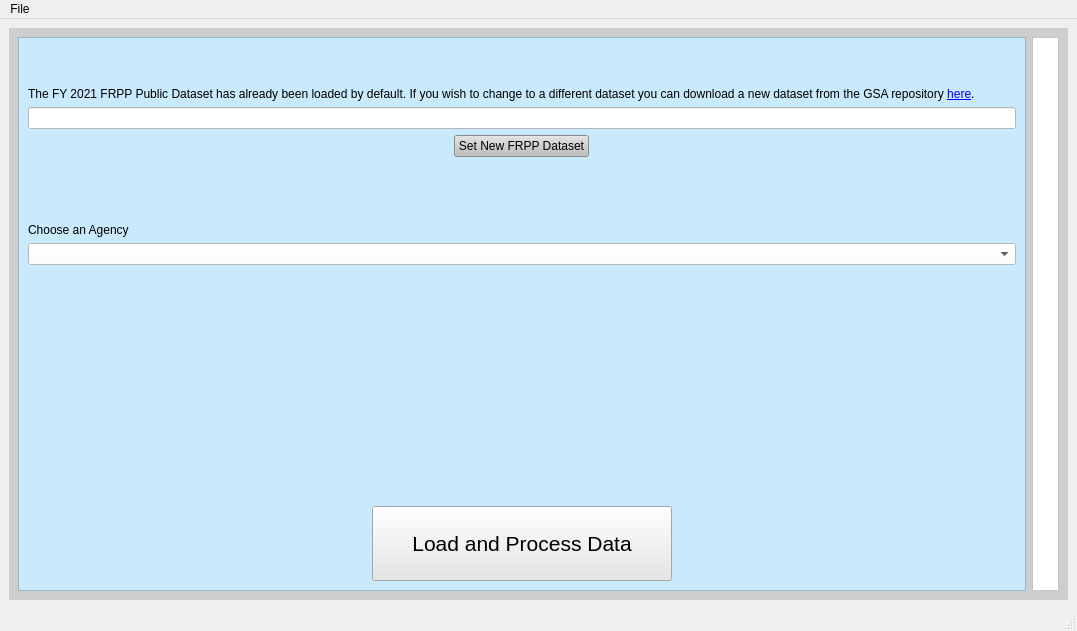
<?xml version="1.0" encoding="UTF-8"?>
<ui version="4.0">
 <class>MainWindow</class>
 <widget class="QMainWindow" name="MainWindow">
  <property name="geometry">
   <rect>
    <x>0</x>
    <y>0</y>
    <width>1077</width>
    <height>631</height>
   </rect>
  </property>
  <property name="windowTitle">
   <string>CFE Energy Model</string>
  </property>
  <widget class="QWidget" name="centralwidget">
   <layout class="QVBoxLayout" name="verticalLayout">
    <item>
     <widget class="QStackedWidget" name="stackedWidget">
      <property name="styleSheet">
       <string notr="true">background-color: rgb(206, 206, 206);</string>
      </property>
      <property name="currentIndex">
       <number>0</number>
      </property>
      <widget class="QWidget" name="landing_page">
       <layout class="QHBoxLayout" name="horizontalLayout">
        <item>
         <widget class="QFrame" name="lp_data_frame">
          <property name="styleSheet">
           <string notr="true">font: 12pt &quot;Segoe UI&quot;;
background-color: rgb(201, 234, 252);</string>
          </property>
          <property name="frameShape">
           <enum>QFrame::StyledPanel</enum>
          </property>
          <property name="frameShadow">
           <enum>QFrame::Raised</enum>
          </property>
          <layout class="QVBoxLayout" name="verticalLayout_3">
           <item>
            <layout class="QVBoxLayout" name="verticalLayout_2">
             <item>
              <spacer name="verticalSpacer_3">
               <property name="orientation">
                <enum>Qt::Vertical</enum>
               </property>
               <property name="sizeType">
                <enum>QSizePolicy::Fixed</enum>
               </property>
               <property name="sizeHint" stdset="0">
                <size>
                 <width>20</width>
                 <height>40</height>
                </size>
               </property>
              </spacer>
             </item>
             <item>
              <widget class="QLabel" name="frpp_label">
               <property name="styleSheet">
                <string notr="true"/>
               </property>
               <property name="text">
                <string>&lt;html&gt;&lt;head/&gt;&lt;body&gt;&lt;p&gt;The FY 2021 FRPP Public Dataset has already been loaded by default. If you wish to change to a different dataset you can download a new dataset from the GSA repository &lt;a href=&quot;https://catalog.data.gov/dataset/?tags=frpp&quot;&gt;&lt;span style=&quot; text-decoration: underline; color:#0000ff;&quot;&gt;here&lt;/span&gt;&lt;/a&gt;.&lt;/p&gt;&lt;/body&gt;&lt;/html&gt;</string>
               </property>
               <property name="wordWrap">
                <bool>true</bool>
               </property>
               <property name="openExternalLinks">
                <bool>true</bool>
               </property>
              </widget>
             </item>
             <item>
              <widget class="QLineEdit" name="frpp_path">
               <property name="styleSheet">
                <string notr="true">background-color: rgb(255, 255, 255);</string>
               </property>
               <property name="readOnly">
                <bool>true</bool>
               </property>
              </widget>
             </item>
             <item alignment="Qt::AlignHCenter">
              <widget class="QPushButton" name="frpp_SetNewPath_pushButton">
               <property name="maximumSize">
                <size>
                 <width>400</width>
                 <height>16777215</height>
                </size>
               </property>
               <property name="styleSheet">
                <string notr="true">background-color: rgb(191, 191, 191);</string>
               </property>
               <property name="text">
                <string>Set New FRPP Dataset</string>
               </property>
              </widget>
             </item>
             <item>
              <spacer name="verticalSpacer">
               <property name="orientation">
                <enum>Qt::Vertical</enum>
               </property>
               <property name="sizeType">
                <enum>QSizePolicy::Fixed</enum>
               </property>
               <property name="sizeHint" stdset="0">
                <size>
                 <width>20</width>
                 <height>60</height>
                </size>
               </property>
              </spacer>
             </item>
             <item>
              <widget class="QLabel" name="agency_label">
               <property name="text">
                <string>Choose an Agency</string>
               </property>
              </widget>
             </item>
             <item>
              <widget class="QComboBox" name="agency_comboBox">
               <property name="styleSheet">
                <string notr="true">background-color: rgb(255, 255, 255);</string>
               </property>
               <property name="currentText">
                <string/>
               </property>
               <item>
                <property name="text">
                 <string/>
                </property>
               </item>
               <item>
                <property name="text">
                 <string>AGRICULTURE</string>
                </property>
               </item>
               <item>
                <property name="text">
                 <string>COMMERCE</string>
                </property>
               </item>
               <item>
                <property name="text">
                 <string>CORPS OF ENGINEERS</string>
                </property>
               </item>
               <item>
                <property name="text">
                 <string>DC COURT SERVICES &amp; OFFENDER SUPERVISION AGENCY</string>
                </property>
               </item>
               <item>
                <property name="text">
                 <string>ENERGY</string>
                </property>
               </item>
               <item>
                <property name="text">
                 <string>ENVIRONMENTAL PROTECTION AGENCY</string>
                </property>
               </item>
               <item>
                <property name="text">
                 <string>EXECUTIVE OFFICE OF THE PRESIDENT</string>
                </property>
               </item>
               <item>
                <property name="text">
                 <string>FEDERAL RETIREMENT THRIFT INVESTMENT BOARD</string>
                </property>
               </item>
               <item>
                <property name="text">
                 <string>GENERAL SERVICES ADMINISTRATION</string>
                </property>
               </item>
               <item>
                <property name="text">
                 <string>HEALTH AND HUMAN SERVICES</string>
                </property>
               </item>
               <item>
                <property name="text">
                 <string>HOMELAND SECURITY</string>
                </property>
               </item>
               <item>
                <property name="text">
                 <string>INDEPENDENT GOVERNMENT OFFICES</string>
                </property>
               </item>
               <item>
                <property name="text">
                 <string>INTERIOR</string>
                </property>
               </item>
               <item>
                <property name="text">
                 <string>JUSTICE</string>
                </property>
               </item>
               <item>
                <property name="text">
                 <string>LABOR</string>
                </property>
               </item>
               <item>
                <property name="text">
                 <string>MERIT SYSTEMS PROTECTION BOARD</string>
                </property>
               </item>
               <item>
                <property name="text">
                 <string>NATIONAL AERONAUTICS AND SPACE ADMINISTRATION</string>
                </property>
               </item>
               <item>
                <property name="text">
                 <string>NATIONAL CREDIT UNION ADMINISTRATION</string>
                </property>
               </item>
               <item>
                <property name="text">
                 <string>PRETRIAL SERVICES FOR DC</string>
                </property>
               </item>
               <item>
                <property name="text">
                 <string>REGIONAL COMMISSIONS</string>
                </property>
               </item>
               <item>
                <property name="text">
                 <string>SMITHSONIAN</string>
                </property>
               </item>
               <item>
                <property name="text">
                 <string>STATE</string>
                </property>
               </item>
               <item>
                <property name="text">
                 <string>STATE (USAID)</string>
                </property>
               </item>
               <item>
                <property name="text">
                 <string>TENNESSEE VALLEY AUTHORITY</string>
                </property>
               </item>
               <item>
                <property name="text">
                 <string>TRANSPORTATION</string>
                </property>
               </item>
               <item>
                <property name="text">
                 <string>U.S. INTERNATIONAL DEVELOPMENT FINANCE CORPORATION</string>
                </property>
               </item>
               <item>
                <property name="text">
                 <string>UNITED STATES HOLOCAUST MEMORIAL MUSEUM</string>
                </property>
               </item>
               <item>
                <property name="text">
                 <string>US AGENCY FOR GLOBAL MEDIA</string>
                </property>
               </item>
               <item>
                <property name="text">
                 <string>VETERANS AFFAIRS</string>
                </property>
               </item>
              </widget>
             </item>
             <item>
              <spacer name="verticalSpacer_2">
               <property name="orientation">
                <enum>Qt::Vertical</enum>
               </property>
               <property name="sizeHint" stdset="0">
                <size>
                 <width>20</width>
                 <height>40</height>
                </size>
               </property>
              </spacer>
             </item>
             <item alignment="Qt::AlignHCenter">
              <widget class="QPushButton" name="load_frpp_pushButton">
               <property name="minimumSize">
                <size>
                 <width>300</width>
                 <height>75</height>
                </size>
               </property>
               <property name="font">
                <font>
                 <family>Segoe UI</family>
                 <pointsize>16</pointsize>
                 <italic>false</italic>
                 <bold>false</bold>
                </font>
               </property>
               <property name="styleSheet">
                <string notr="true">background-color: rgb(230, 230, 230);
font: 16pt &quot;Segoe UI&quot;;</string>
               </property>
               <property name="text">
                <string>Load and Process Data</string>
               </property>
              </widget>
             </item>
            </layout>
           </item>
          </layout>
         </widget>
        </item>
        <item>
         <widget class="QFrame" name="lp_image_frame">
          <property name="styleSheet">
           <string notr="true">background-color: rgb(255, 255, 255);</string>
          </property>
          <property name="frameShape">
           <enum>QFrame::StyledPanel</enum>
          </property>
          <property name="frameShadow">
           <enum>QFrame::Raised</enum>
          </property>
          <layout class="QVBoxLayout" name="verticalLayout_4">
           <item>
            <widget class="QLabel" name="landing_image">
             <property name="styleSheet">
              <string notr="true"/>
             </property>
             <property name="text">
              <string/>
             </property>
             <property name="pixmap">
              <pixmap resource="cfe_res.qrc">:/images/id25117_BidenEnergy500.jpg</pixmap>
             </property>
            </widget>
           </item>
          </layout>
         </widget>
        </item>
       </layout>
      </widget>
      <widget class="QWidget" name="cfe_input_page">
       <layout class="QHBoxLayout" name="horizontalLayout_2">
        <item>
         <widget class="QFrame" name="cfe_inp_frame">
          <property name="sizePolicy">
           <sizepolicy hsizetype="Minimum" vsizetype="Preferred">
            <horstretch>0</horstretch>
            <verstretch>0</verstretch>
           </sizepolicy>
          </property>
          <property name="maximumSize">
           <size>
            <width>425</width>
            <height>16777215</height>
           </size>
          </property>
          <property name="styleSheet">
           <string notr="true">font: 12pt &quot;Segoe UI&quot;;background-color: rgb(201, 234, 252);</string>
          </property>
          <property name="frameShape">
           <enum>QFrame::StyledPanel</enum>
          </property>
          <property name="frameShadow">
           <enum>QFrame::Raised</enum>
          </property>
          <layout class="QVBoxLayout" name="verticalLayout_6">
           <item>
            <widget class="QGroupBox" name="ag_summ_groupBox">
             <property name="maximumSize">
              <size>
               <width>16777215</width>
               <height>16777215</height>
              </size>
             </property>
             <property name="styleSheet">
              <string notr="true">font: 14pt &quot;Segoe UI&quot;;
</string>
             </property>
             <property name="title">
              <string>Agency Summary</string>
             </property>
             <layout class="QVBoxLayout" name="verticalLayout_8">
              <item>
               <layout class="QFormLayout" name="formLayout">
                <item row="0" column="0">
                 <widget class="QLabel" name="nAssets_label">
                  <property name="styleSheet">
                   <string notr="true">font: 12pt &quot;Segoe UI&quot;;</string>
                  </property>
                  <property name="text">
                   <string>Number of Assets</string>
                  </property>
                 </widget>
                </item>
                <item row="0" column="1">
                 <widget class="QLineEdit" name="nAssets_lineEdit">
                  <property name="styleSheet">
                   <string notr="true">font: 12pt &quot;Segoe UI&quot;;
background-color: rgb(255, 255, 255);</string>
                  </property>
                  <property name="readOnly">
                   <bool>true</bool>
                  </property>
                 </widget>
                </item>
                <item row="1" column="0">
                 <widget class="QLabel" name="total_land_label">
                  <property name="styleSheet">
                   <string notr="true">font: 12pt &quot;Segoe UI&quot;;</string>
                  </property>
                  <property name="text">
                   <string>Total Land (Acres)</string>
                  </property>
                 </widget>
                </item>
                <item row="1" column="1">
                 <widget class="QLineEdit" name="total_land_lineEdit">
                  <property name="styleSheet">
                   <string notr="true">font: 12pt &quot;Segoe UI&quot;;
background-color: rgb(255, 255, 255);</string>
                  </property>
                  <property name="readOnly">
                   <bool>true</bool>
                  </property>
                 </widget>
                </item>
                <item row="2" column="0">
                 <widget class="QLabel" name="total_build_label">
                  <property name="styleSheet">
                   <string notr="true">font: 12pt &quot;Segoe UI&quot;;</string>
                  </property>
                  <property name="text">
                   <string>&lt;html&gt;&lt;head/&gt;&lt;body&gt;&lt;p&gt;Total Building Area (ft&lt;span style=&quot; vertical-align:super;&quot;&gt;2&lt;/span&gt;)&lt;/p&gt;&lt;/body&gt;&lt;/html&gt;</string>
                  </property>
                 </widget>
                </item>
                <item row="2" column="1">
                 <widget class="QLineEdit" name="total_build_lineEdit">
                  <property name="styleSheet">
                   <string notr="true">font: 12pt &quot;Segoe UI&quot;;
background-color: rgb(255, 255, 255);</string>
                  </property>
                  <property name="readOnly">
                   <bool>true</bool>
                  </property>
                 </widget>
                </item>
                <item row="3" column="0">
                 <widget class="QLabel" name="RnD_label">
                  <property name="styleSheet">
                   <string notr="true">font: 12pt &quot;Segoe UI&quot;;</string>
                  </property>
                  <property name="text">
                   <string>R&amp;D Area (Acres)</string>
                  </property>
                 </widget>
                </item>
                <item row="3" column="1">
                 <widget class="QLineEdit" name="RnD_lineEdit">
                  <property name="styleSheet">
                   <string notr="true">font: 12pt &quot;Segoe UI&quot;;
background-color: rgb(255, 255, 255);</string>
                  </property>
                  <property name="readOnly">
                   <bool>true</bool>
                  </property>
                 </widget>
                </item>
                <item row="4" column="0">
                 <widget class="QLabel" name="office_label">
                  <property name="styleSheet">
                   <string notr="true">font: 12pt &quot;Segoe UI&quot;;</string>
                  </property>
                  <property name="text">
                   <string>Office Building Area (Acres)</string>
                  </property>
                 </widget>
                </item>
                <item row="4" column="1">
                 <widget class="QLineEdit" name="office_lineEdit">
                  <property name="styleSheet">
                   <string notr="true">font: 12pt &quot;Segoe UI&quot;;
background-color: rgb(255, 255, 255);</string>
                  </property>
                  <property name="readOnly">
                   <bool>true</bool>
                  </property>
                 </widget>
                </item>
               </layout>
              </item>
             </layout>
            </widget>
           </item>
           <item>
            <widget class="QGroupBox" name="CFE_inp_groupBox">
             <property name="styleSheet">
              <string notr="true">font: 14pt &quot;Segoe UI&quot;;</string>
             </property>
             <property name="title">
              <string>CFE Model Inputs</string>
             </property>
             <layout class="QVBoxLayout" name="verticalLayout_9">
              <item>
               <layout class="QFormLayout" name="formLayout_2">
                <item row="0" column="0">
                 <widget class="QLabel" name="energy_proj_label">
                  <property name="styleSheet">
                   <string notr="true">font: 12pt &quot;Segoe UI&quot;;</string>
                  </property>
                  <property name="text">
                   <string>Percent Energy Projection (%)</string>
                  </property>
                 </widget>
                </item>
                <item row="0" column="1">
                 <widget class="QLineEdit" name="energy_proj_lineEdit">
                  <property name="styleSheet">
                   <string notr="true">font: 12pt &quot;Segoe UI&quot;;
background-color: rgb(255, 255, 255);</string>
                  </property>
                  <property name="text">
                   <string>15</string>
                  </property>
                 </widget>
                </item>
                <item row="1" column="0">
                 <widget class="QLabel" name="cur_cfe_label">
                  <property name="styleSheet">
                   <string notr="true">font: 12pt &quot;Segoe UI&quot;;</string>
                  </property>
                  <property name="text">
                   <string>Current Percent CFE (%)</string>
                  </property>
                 </widget>
                </item>
                <item row="1" column="1">
                 <widget class="QLineEdit" name="cur_cfe_lineEdit">
                  <property name="styleSheet">
                   <string notr="true">font: 12pt &quot;Segoe UI&quot;;
background-color: rgb(255, 255, 255);</string>
                  </property>
                  <property name="text">
                   <string>0</string>
                  </property>
                 </widget>
                </item>
                <item row="2" column="0">
                 <widget class="QLabel" name="AEG_label">
                  <property name="styleSheet">
                   <string notr="true">font: 12pt &quot;Segoe UI&quot;;</string>
                  </property>
                  <property name="text">
                   <string>Annual Energy Growth (%)</string>
                  </property>
                 </widget>
                </item>
                <item row="2" column="1">
                 <widget class="QLineEdit" name="AEG_lineEdit">
                  <property name="styleSheet">
                   <string notr="true">font: 12pt &quot;Segoe UI&quot;;
background-color: rgb(255, 255, 255);</string>
                  </property>
                  <property name="text">
                   <string>0</string>
                  </property>
                 </widget>
                </item>
                <item row="3" column="0">
                 <widget class="QLabel" name="CB_oper_label">
                  <property name="styleSheet">
                   <string notr="true">font: 12pt &quot;Segoe UI&quot;;</string>
                  </property>
                  <property name="text">
                   <string>Carbon Based Operation (hrs/day)</string>
                  </property>
                 </widget>
                </item>
                <item row="3" column="1">
                 <widget class="QLineEdit" name="CB_oper_lineEdit">
                  <property name="styleSheet">
                   <string notr="true">font: 12pt &quot;Segoe UI&quot;;
background-color: rgb(255, 255, 255);</string>
                  </property>
                  <property name="text">
                   <string>12</string>
                  </property>
                 </widget>
                </item>
                <item row="4" column="0">
                 <widget class="QLabel" name="ren_oper_label">
                  <property name="styleSheet">
                   <string notr="true">font: 12pt &quot;Segoe UI&quot;;</string>
                  </property>
                  <property name="text">
                   <string>Renewable Based Operation (hrs/day)</string>
                  </property>
                 </widget>
                </item>
                <item row="4" column="1">
                 <widget class="QLineEdit" name="ren_oper_lineEdit">
                  <property name="styleSheet">
                   <string notr="true">font: 12pt &quot;Segoe UI&quot;;
background-color: rgb(255, 255, 255);</string>
                  </property>
                  <property name="text">
                   <string>12</string>
                  </property>
                 </widget>
                </item>
                <item row="5" column="0">
                 <widget class="QLabel" name="oper_days_label">
                  <property name="styleSheet">
                   <string notr="true">font: 12pt &quot;Segoe UI&quot;;</string>
                  </property>
                  <property name="text">
                   <string>Operational Days (days/year)</string>
                  </property>
                 </widget>
                </item>
                <item row="5" column="1">
                 <widget class="QLineEdit" name="oper_days_lineEdit">
                  <property name="styleSheet">
                   <string notr="true">font: 12pt &quot;Segoe UI&quot;;
background-color: rgb(255, 255, 255);</string>
                  </property>
                  <property name="text">
                   <string>260</string>
                  </property>
                 </widget>
                </item>
               </layout>
              </item>
             </layout>
            </widget>
           </item>
           <item>
            <spacer name="verticalSpacer_4">
             <property name="orientation">
              <enum>Qt::Vertical</enum>
             </property>
             <property name="sizeHint" stdset="0">
              <size>
               <width>20</width>
               <height>40</height>
              </size>
             </property>
            </spacer>
           </item>
           <item>
            <layout class="QHBoxLayout" name="horizontalLayout_3">
             <item>
              <widget class="QPushButton" name="model_assumpt_pushButton">
               <property name="minimumSize">
                <size>
                 <width>0</width>
                 <height>60</height>
                </size>
               </property>
               <property name="styleSheet">
                <string notr="true">font: 12pt &quot;Segoe UI&quot;;
background-color: rgb(255, 146, 124);
</string>
               </property>
               <property name="text">
                <string>View / Change 
Model Assumptions</string>
               </property>
              </widget>
             </item>
             <item>
              <widget class="QPushButton" name="build_CFE_pushButton">
               <property name="minimumSize">
                <size>
                 <width>0</width>
                 <height>60</height>
                </size>
               </property>
               <property name="styleSheet">
                <string notr="true">font: 12pt &quot;Segoe UI&quot;;
background-color: rgb(255, 146, 124);
</string>
               </property>
               <property name="text">
                <string>Build CFE Model</string>
               </property>
              </widget>
             </item>
            </layout>
           </item>
          </layout>
         </widget>
        </item>
        <item>
         <widget class="QScrollArea" name="cfe_inp_table_scrollArea">
          <property name="styleSheet">
           <string notr="true">background-color: rgb(255, 255, 255);</string>
          </property>
          <property name="widgetResizable">
           <bool>true</bool>
          </property>
          <widget class="QWidget" name="scrollAreaWidgetContents">
           <property name="geometry">
            <rect>
             <x>0</x>
             <y>0</y>
             <width>608</width>
             <height>550</height>
            </rect>
           </property>
           <layout class="QVBoxLayout" name="verticalLayout_7">
            <item>
             <widget class="QLabel" name="agency_table_label">
              <property name="styleSheet">
               <string notr="true">font: 20pt &quot;Segoe UI&quot;;
text-decoration: underline;</string>
              </property>
              <property name="text">
               <string>Sample Title</string>
              </property>
             </widget>
            </item>
            <item>
             <widget class="QTableWidget" name="agency_tableWidget"/>
            </item>
            <item>
             <spacer name="horizontalSpacer">
              <property name="orientation">
               <enum>Qt::Horizontal</enum>
              </property>
              <property name="sizeHint" stdset="0">
               <size>
                <width>40</width>
                <height>20</height>
               </size>
              </property>
             </spacer>
            </item>
           </layout>
          </widget>
         </widget>
        </item>
       </layout>
      </widget>
     </widget>
    </item>
   </layout>
  </widget>
  <widget class="QMenuBar" name="menubar">
   <property name="geometry">
    <rect>
     <x>0</x>
     <y>0</y>
     <width>1077</width>
     <height>22</height>
    </rect>
   </property>
   <widget class="QMenu" name="menuFile">
    <property name="title">
     <string>File</string>
    </property>
   </widget>
   <addaction name="menuFile"/>
  </widget>
  <widget class="QStatusBar" name="statusbar"/>
 </widget>
 <resources>
  <include location="cfe_res.qrc"/>
 </resources>
 <connections/>
</ui>
